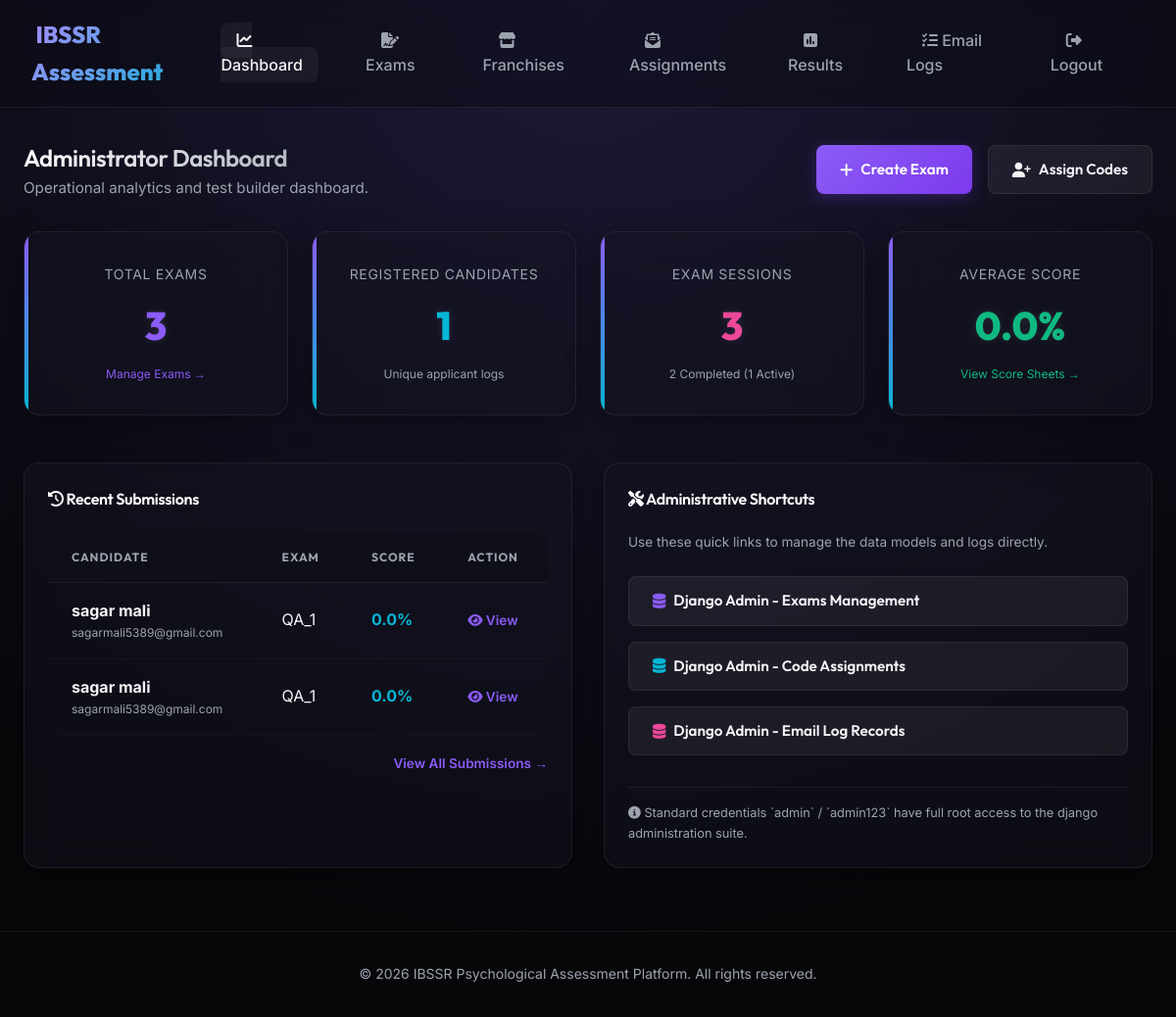
/admin-custom/ (signed in), run on the app's committed database.
### reports/models.py (models this page shows, shortened)
class ExamResult(models.Model):
    session = models.OneToOneField('candidates.ExamSession', on_delete=models.CASCADE, related_name='result')
    overall_score_percentage = models.FloatField(default=0.0)
    completed_at = models.DateTimeField(auto_now_add=True)

### candidates/models.py (models this page shows, shortened)
class ExamSession(models.Model):
    STATUS_CHOICES = [
        ('in_progress', 'In Progress'),
        ('completed', 'Completed'),
    ]
    candidate = models.ForeignKey(Candidate, on_delete=models.CASCADE, related_name='sessions')
    assignment = models.ForeignKey(ExamAssignment, on_delete=models.SET_NULL, null=True, related_name='sessions')
    exam = models.ForeignKey('tests.Exam', on_delete=models.CASCADE, related_name='sessions')
    started_at = models.DateTimeField(auto_now_add=True)
    completed_at = models.DateTimeField(null=True, blank=True)
    current_section = models.ForeignKey('tests.Section', on_delete=models.SET_NULL, null=True, blank=True)
    section_started_at = models.DateTimeField(null=True, blank=True)
    status = models.CharField(max_length=20, choices=STATUS_CHOICES, default='in_progress')

class Candidate(models.Model):
    full_name = models.CharField(max_length=255)
    email = models.EmailField()
    mobile_number = models.CharField(max_length=20)
    created_at = models.DateTimeField(auto_now_add=True)

### tests/models.py (models this page shows, shortened)
class Exam(models.Model):
    title = models.CharField(max_length=255)
    description = models.TextField(blank=True, null=True)
    created_by = models.ForeignKey('auth.User', on_delete=models.SET_NULL, null=True, blank=True, related_name='created_exams')
    shared_with = models.ManyToManyField('auth.User', blank=True, related_name='shared_exams', help_text="Franchises allowed to use this exam")
    created_at = models.DateTimeField(auto_now_add=True)
    updated_at = models.DateTimeField(auto_now=True)

### reports/views.py (the view, shortened to what this page needs)
# urls.py: path('', views.admin_dashboard, name='admin_dashboard'),
@login_required
def admin_dashboard(request):
    is_owner = request.user.is_superuser
    if is_owner:
        total_exams = Exam.objects.count()
        total_candidates = Candidate.objects.count()
        total_sessions = ExamSession.objects.count()
        completed_sessions = ExamSession.objects.filter(status='completed').count()
        avg_score = ExamResult.objects.aggregate(avg=models.Avg('overall_score_percentage'))['avg'] or 0.0
        recent_results = ExamResult.objects.all().order_by('-completed_at')[:5]
    active_sessions = total_sessions - completed_sessions
    avg_score = round(avg_score, 1)
    return render(request, 'admin/dashboard.html', {
        'total_exams': total_exams,
        'total_candidates': total_candidates,
        'total_sessions': total_sessions,
        'completed_sessions': completed_sessions,
        'active_sessions': active_sessions,
        'avg_score': avg_score,
        'recent_results': recent_results,
        'is_owner': is_owner
    })

### templates/admin/dashboard.html (shortened to what this page needs)
{% extends 'base.html' %}
{% block content %}
<div style="margin-bottom: 2rem; display: flex; justify-content: space-between; align-items: center; flex-wrap: wrap; gap: 1rem;">
    <div>
        <h2 style="background: linear-gradient(135deg, #fff, var(--text-muted)); -webkit-background-clip: text; -webkit-text-fill-color: transparent;">
            {% if is_owner %}Administrator Dashboard{% else %}Franchise Workspace{% endif %}
        </h2>
        <p style="color: var(--text-muted); font-size: 0.95rem;">
            {% if is_owner %}Operational analytics and test builder dashboard.{% else %}Branch exam builder, candidate logs and score sheets overview.{% endif %}
        </p>
    </div>
    <div style="display: flex; gap: 1rem;">
        <a href="{% url 'exam_create' %}" class="btn btn-primary">
            <i class="fa-solid fa-plus"></i> Create Exam
        </a>
        <a href="{% url 'admin_assignments' %}" class="btn btn-secondary">
            <i class="fa-solid fa-user-plus"></i> Assign Codes
        </a>
    </div>
</div>
<div class="dashboard-grid">
    <div class="glass-card metric-card">
        <div class="metric-label">Total Exams</div>
        <div class="metric-val" style="color: var(--primary);">{{ total_exams }}</div>
        {% if is_owner %}
            <div style="font-size: 0.75rem; color: var(--text-muted);"><a href="{% url 'exam_list' %}" style="color: var(--primary); text-decoration: none;">Manage Exams &rarr;</a></div>
        {% else %}
            <div style="font-size: 0.75rem; color: var(--text-muted);"><a href="{% url 'exam_list' %}" style="color: var(--primary); text-decoration: none;">Manage My Exams &rarr;</a></div>
        {% endif %}
    </div>
    <div class="glass-card metric-card">
        <div class="metric-label">Registered Candidates</div>
        <div class="metric-val" style="color: var(--accent-cyan);">{{ total_candidates }}</div>
        <div style="font-size: 0.75rem; color: var(--text-muted);">{% if is_owner %}Unique applicant logs{% else %}My branch applicants{% endif %}</div>
    </div>
    <div class="glass-card metric-card">
        <div class="metric-label">Exam Sessions</div>
        <div class="metric-val" style="color: var(--accent-pink);">{{ total_sessions }}</div>
        <div style="font-size: 0.75rem; color: var(--text-muted);">{{ completed_sessions }} Completed ({{ active_sessions }} Active)</div>
    </div>
    <div class="glass-card metric-card">
        <div class="metric-label">Average Score</div>
        <div class="metric-val" style="color: var(--accent-green);">{{ avg_score }}%</div>
        <div style="font-size: 0.75rem; color: var(--text-muted);"><a href="{% url 'admin_results' %}" style="color: var(--accent-green); text-decoration: none;">View Score Sheets &rarr;</a></div>
    </div>
</div>
<div style="display: grid; grid-template-columns: repeat(auto-fit, minmax(450px, 1fr)); gap: 2rem; margin-top: 3rem;">
    <div class="glass-card" style="padding: 1.5rem;">
        <h4 style="color: #fff; margin-bottom: 1.25rem;"><i class="fa-solid fa-clock-rotate-left"></i> Recent Submissions</h4>
        <div class="table-container" style="border: none; margin-top: 0;">
            <table class="custom-table">
                <thead>
                    <tr>
                        <th>Candidate</th>
                        <th>Exam</th>
                        <th>Score</th>
                        <th>Action</th>
                    </tr>
                </thead>
                <tbody>
                    {% for result in recent_results %}
                        <tr>
                            <td>
                                <strong>{{ result.session.candidate.full_name }}</strong>
                                <div style="font-size: 0.75rem; color: var(--text-muted);">{{ result.session.candidate.email }}</div>
                            </td>
                            <td>{{ result.session.exam.title }}</td>
                            <td><strong style="color: var(--accent-cyan);">{{ result.overall_score_percentage }}%</strong></td>
                            <td>
                                <a href="{% url 'admin_result_detail' result_id=result.id %}" style="color: var(--primary); text-decoration: none; font-weight: 600; font-size: 0.85rem;">
                                    <i class="fa-solid fa-eye"></i> View
                                </a>
                            </td>
                        </tr>
                    {% empty %}
                        <tr>
                            <td colspan="4" style="text-align: center; color: var(--text-muted); padding: 2rem;">No test submissions recorded yet.</td>
                        </tr>
                    {% endfor %}
                </tbody>
            </table>
        </div>
        {% if recent_results %}
            <div style="text-align: right; margin-top: 1rem;">
                <a href="{% url 'admin_results' %}" style="color: var(--primary); text-decoration: none; font-size: 0.85rem; font-weight: 600;">View All Submissions &rarr;</a>
            </div>
        {% endif %}
    </div>
    <div class="glass-card" style="padding: 1.5rem; display: flex; flex-direction: column; justify-content: space-between;">
        {% if is_owner %}
            <div>
                <h4 style="color: #fff; margin-bottom: 1.25rem;"><i class="fa-solid fa-screwdriver-wrench"></i> Administrative Shortcuts</h4>
                <p style="color: var(--text-muted); font-size: 0.85rem; margin-bottom: 1.5rem;">Use these quick links to manage the data models and logs directly.</p>
                <div style="display: flex; flex-direction: column; gap: 1rem;">
                    <a href="/admin/tests/exam/" class="btn btn-secondary" style="justify-content: flex-start; text-align: left;">
                        <i class="fa-solid fa-database" style="color: var(--primary);"></i> Django Admin - Exams Management
                    </a>
                    <a href="/admin/candidates/examassignment/" class="btn btn-secondary" style="justify-content: flex-start; text-align: left;">
                        <i class="fa-solid fa-database" style="color: var(--accent-cyan);"></i> Django Admin - Code Assignments
                    </a>
                    <a href="/admin/reports/sentemaillog/" class="btn btn-secondary" style="justify-content: flex-start; text-align: left;">
                        <i class="fa-solid fa-database" style="color: var(--accent-pink);"></i> Django Admin - Email Log Records
                    </a>
                </div>
            </div>
            <div style="margin-top: 2rem; border-top: 1px solid var(--glass-border); padding-top: 1rem; font-size: 0.8rem; color: var(--text-muted);">
                <p><i class="fa-solid fa-circle-info"></i> Standard credentials `admin` / `admin123` have full root access to the django administration suite.</p>
            </div>
        {% endif %}
    </div>
</div>
{% endblock %}

### static/css/styles.css (style rules this page uses)
:root { --bg-dark: #07070a; --glass-bg: rgba(20, 20, 35, 0.45); --glass-border: rgba(255, 255, 255, 0.07); --text-primary: #f3f4f6; --text-muted: #9ca3af; --primary: #8b5cf6; --primary-glow: rgba(139, 92, 246, 0.4); --accent-cyan: #06b6d4; --accent-pink: #ec4899; --accent-green: #10b981; --accent-rose: #f43f5e; --font-heading: 'Outfit', sans-serif; --font-body: 'Inter', sans-serif; --transition: all 0.3s cubic-bezier(0.4, 0, 0.2, 1); }
* { box-sizing: border-box; margin: 0; padding: 0; }
body { font-family: var(--font-body); background: radial-gradient(circle at 50% 0%, #1c1936 0%, var(--bg-dark) 80%); color: var(--text-primary); min-height: 100vh; overflow-x: hidden; line-height: 1.6; }
h1, h2, h3, h4, h5, h6 { font-family: var(--font-heading); font-weight: 600; letter-spacing: -0.02em; }
.glass-card { background: var(--glass-bg); backdrop-filter: blur(16px); -webkit-backdrop-filter: blur(16px); border: 1px solid var(--glass-border); border-radius: 16px; padding: 2rem; box-shadow: 0 8px 32px 0 rgba(0, 0, 0, 0.37); transition: var(--transition); }
.dashboard-grid { display: grid; grid-template-columns: repeat(auto-fit, minmax(240px, 1fr)); gap: 1.5rem; margin-bottom: 2rem; }
.metric-card { text-align: center; position: relative; overflow: hidden; }
.metric-card::before { content: ''; position: absolute; top: 0; left: 0; width: 4px; height: 100%; background: linear-gradient(to bottom, var(--primary), var(--accent-cyan)); }
.metric-val { font-family: var(--font-heading); font-size: 2.5rem; font-weight: 800; margin: 0.5rem 0; color: var(--text-primary); text-shadow: 0 0 10px rgba(255, 255, 255, 0.1); }
.metric-label { color: var(--text-muted); font-size: 0.875rem; text-transform: uppercase; letter-spacing: 0.05em; }
.btn { display: inline-flex; align-items: center; justify-content: center; gap: 0.5rem; font-family: var(--font-heading); font-weight: 600; font-size: 0.95rem; padding: 0.75rem 1.5rem; border-radius: 8px; border: none; cursor: pointer; transition: var(--transition); text-decoration: none; }
.btn-primary { background: linear-gradient(135deg, var(--primary), #7c3aed); color: #fff; box-shadow: 0 4px 15px rgba(124, 58, 237, 0.3); }
.btn-secondary { background: rgba(255, 255, 255, 0.06); color: var(--text-primary); border: 1px solid var(--glass-border); }
.table-container { overflow-x: auto; border-radius: 12px; border: 1px solid var(--glass-border); margin-top: 1.5rem; }
.custom-table { width: 100%; border-collapse: collapse; text-align: left; }
.custom-table th { background: rgba(15, 15, 25, 0.8); color: var(--text-muted); font-family: var(--font-heading); text-transform: uppercase; font-size: 0.75rem; letter-spacing: 0.08em; padding: 1rem 1.5rem; border-bottom: 1px solid var(--glass-border); }
.custom-table td { padding: 1rem 1.5rem; border-bottom: 1px solid rgba(255, 255, 255, 0.03); color: var(--text-primary); }

### data on the page
ExamResult: session.candidate.full_name "sagar mali", session.candidate.email "sagarmali5389@gmail.com", session.exam "QA_1", overall_score_percentage "0.0"
ExamResult: session.candidate.full_name "sagar mali", session.candidate.email "sagarmali5389@gmail.com", session.exam "QA_1", overall_score_percentage "0.0"

### other printed values
{{ total_exams }} "3"
{{ total_candidates }} "1"
{{ total_sessions }} "3"
{{ completed_sessions }} "2"
{{ active_sessions }} "1"
{{ avg_score }} "0.0"
